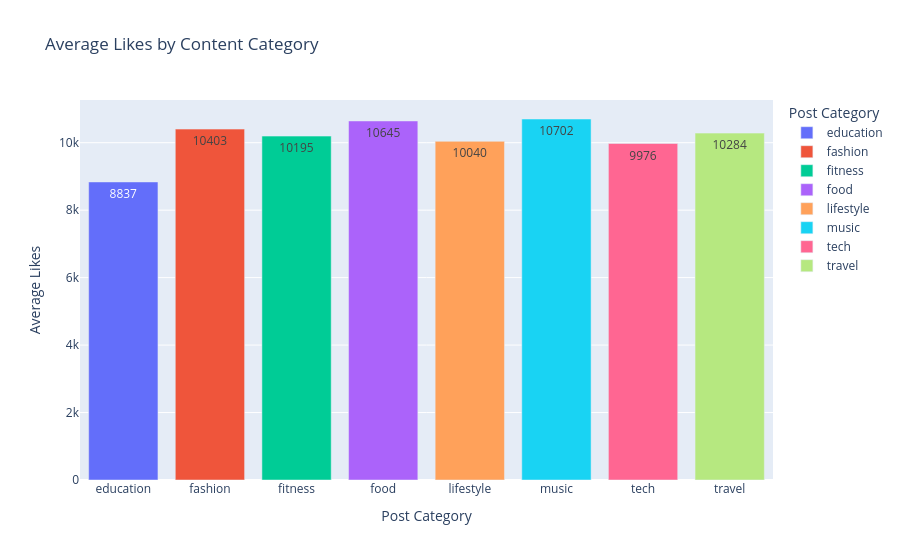

Write notebook code for a chart like this one.
### Code cell
#  Bar Chart – Average Likes by Category

category_plotly = (
    viz_df.groupby(
        "post_category"
    )["likes"]
    .mean()
    .reset_index()
)

fig = px.bar(
    category_plotly,
    x="post_category",
    y="likes",
    color="post_category",
    title="Average Likes by Content Category",
    labels={
        "post_category": "Post Category",
        "likes": "Average Likes"
    },
    text_auto=".0f"
)

fig.show()

### Figure 1 — Plotly figure (JSON) as saved in the notebook; plotly's stock layout.template omitted (floating-point values rounded to 4 significant figures)
{"data": [{"hovertemplate": "Post Category=%{x}<br>Average Likes=%{y}<extra></extra>", "legendgroup": "education", "marker": {"color": "#636efa", "pattern": {"shape": ""}}, "name": "education", "orientation": "v", "showlegend": true, "textposition": "auto", "texttemplate": "%{y:.0f}", "type": "bar", "x": ["education"], "xaxis": "x", "y": [8837.0], "yaxis": "y"}, {"hovertemplate": "Post Category=%{x}<br>Average Likes=%{y}<extra></extra>", "legendgroup": "fashion", "marker": {"color": "#EF553B", "pattern": {"shape": ""}}, "name": "fashion", "orientation": "v", "showlegend": true, "textposition": "auto", "texttemplate": "%{y:.0f}", "type": "bar", "x": ["fashion"], "xaxis": "x", "y": [10400.0], "yaxis": "y"}, {"hovertemplate": "Post Category=%{x}<br>Average Likes=%{y}<extra></extra>", "legendgroup": "fitness", "marker": {"color": "#00cc96", "pattern": {"shape": ""}}, "name": "fitness", "orientation": "v", "showlegend": true, "textposition": "auto", "texttemplate": "%{y:.0f}", "type": "bar", "x": ["fitness"], "xaxis": "x", "y": [10190.0], "yaxis": "y"}, {"hovertemplate": "Post Category=%{x}<br>Average Likes=%{y}<extra></extra>", "legendgroup": "food", "marker": {"color": "#ab63fa", "pattern": {"shape": ""}}, "name": "food", "orientation": "v", "showlegend": true, "textposition": "auto", "texttemplate": "%{y:.0f}", "type": "bar", "x": ["food"], "xaxis": "x", "y": [10640.0], "yaxis": "y"}, {"hovertemplate": "Post Category=%{x}<br>Average Likes=%{y}<extra></extra>", "legendgroup": "lifestyle", "marker": {"color": "#FFA15A", "pattern": {"shape": ""}}, "name": "lifestyle", "orientation": "v", "showlegend": true, "textposition": "auto", "texttemplate": "%{y:.0f}", "type": "bar", "x": ["lifestyle"], "xaxis": "x", "y": [10040.0], "yaxis": "y"}, {"hovertemplate": "Post Category=%{x}<br>Average Likes=%{y}<extra></extra>", "legendgroup": "music", "marker": {"color": "#19d3f3", "pattern": {"shape": ""}}, "name": "music", "orientation": "v", "showlegend": true, "textposition": "auto", "texttemplate": "%{y:.0f}", "type": "bar", "x": ["music"], "xaxis": "x", "y": [10700.0], "yaxis": "y"}, {"hovertemplate": "Post Category=%{x}<br>Average Likes=%{y}<extra></extra>", "legendgroup": "tech", "marker": {"color": "#FF6692", "pattern": {"shape": ""}}, "name": "tech", "orientation": "v", "showlegend": true, "textposition": "auto", "texttemplate": "%{y:.0f}", "type": "bar", "x": ["tech"], "xaxis": "x", "y": [9976.0], "yaxis": "y"}, {"hovertemplate": "Post Category=%{x}<br>Average Likes=%{y}<extra></extra>", "legendgroup": "travel", "marker": {"color": "#B6E880", "pattern": {"shape": ""}}, "name": "travel", "orientation": "v", "showlegend": true, "textposition": "auto", "texttemplate": "%{y:.0f}", "type": "bar", "x": ["travel"], "xaxis": "x", "y": [10280.0], "yaxis": "y"}], "layout": {"barmode": "relative", "legend": {"title": {"text": "Post Category"}, "tracegroupgap": 0}, "title": {"text": "Average Likes by Content Category"}, "xaxis": {"anchor": "y", "categoryarray": ["education", "fashion", "fitness", "food", "lifestyle", "music", "tech", "travel"], "categoryorder": "array", "domain": [0, 1], "title": {"text": "Post Category"}}, "yaxis": {"anchor": "x", "domain": [0, 1], "title": {"text": "Average Likes"}}}}
